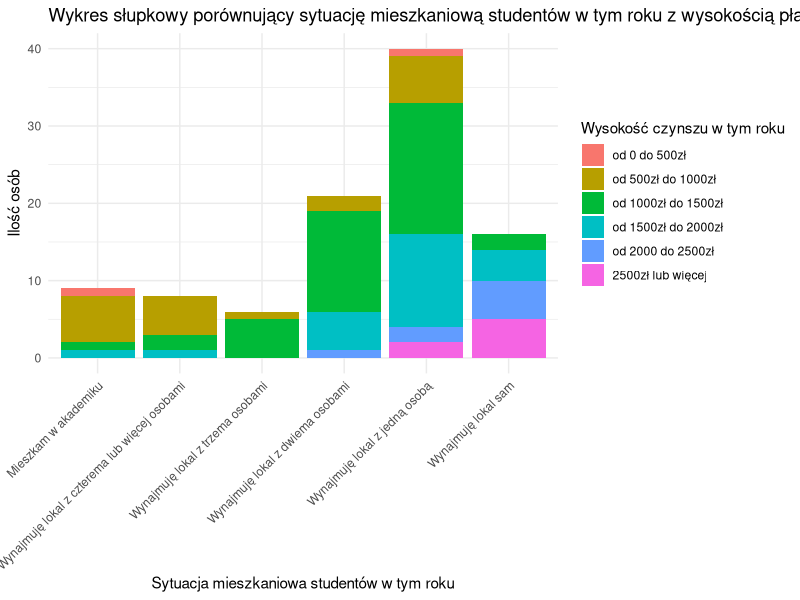
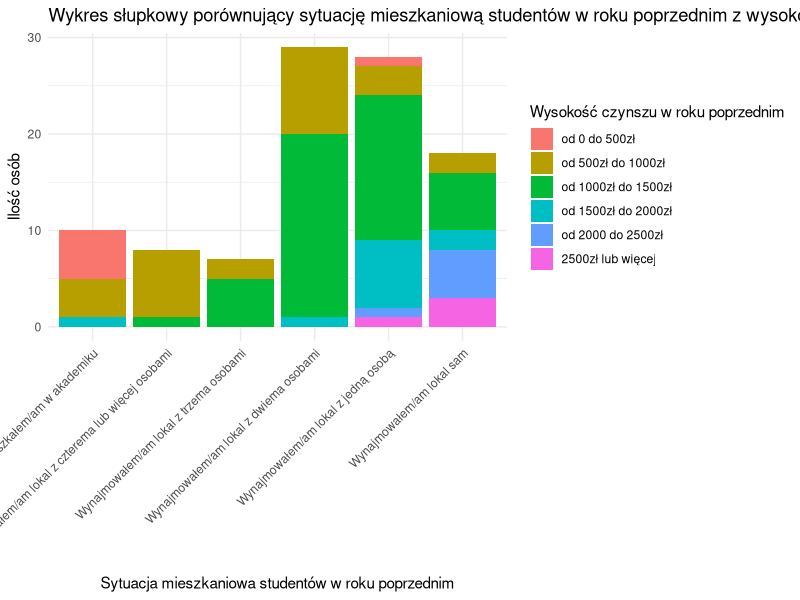
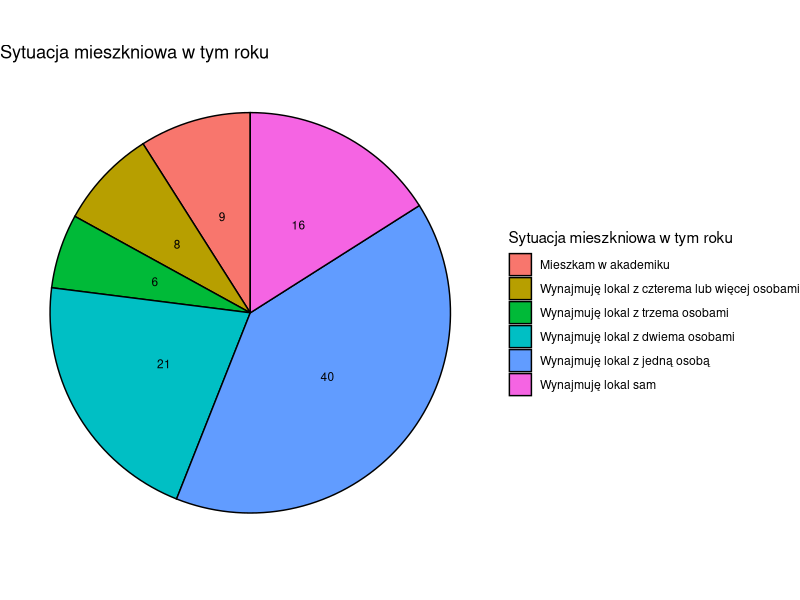
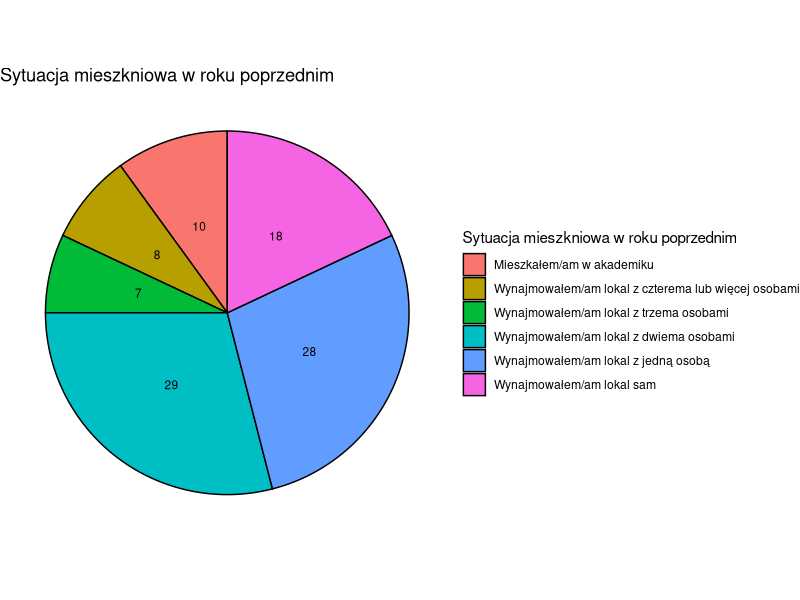
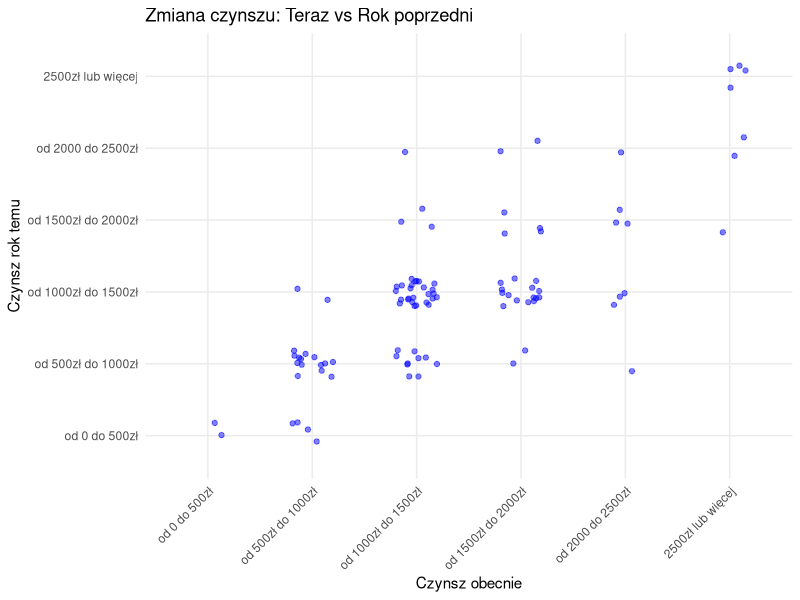
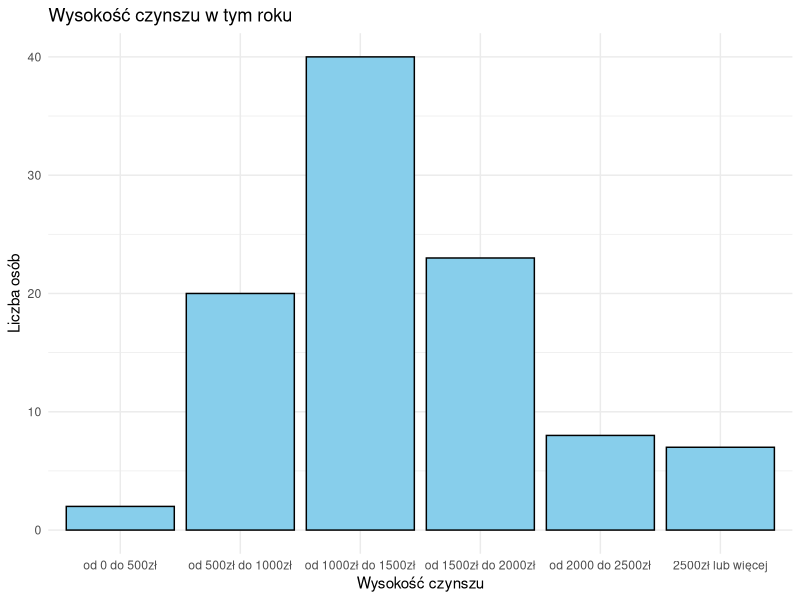
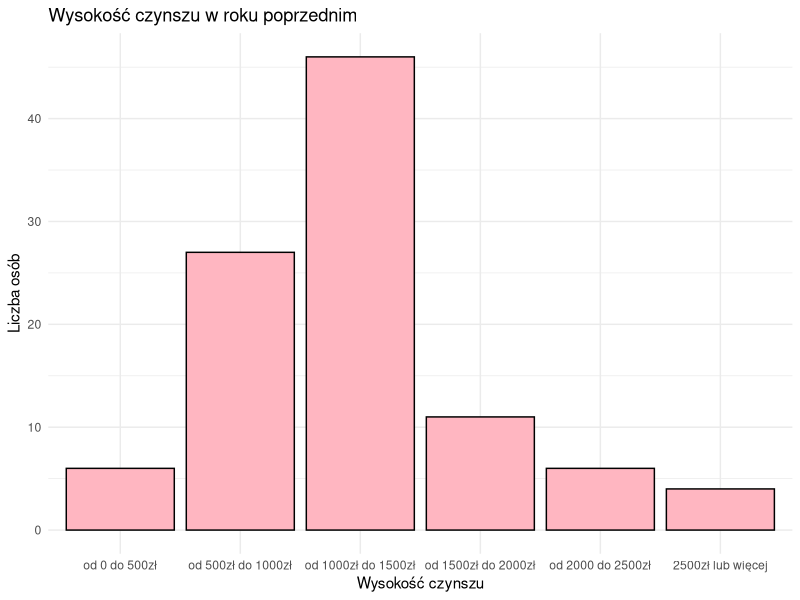

Source code (R) for these figures, in order:
install.packages("ggplot2")
library(ggplot2)

#wczytywanie danych

data = read.table("R_2.csv", header = TRUE, sep = ";")
head(data)

#porządkowanie kolejności

data$ocena_teraz <- factor(data$ocena_teraz, levels = c("Bardzo źle", "Źle", "Ani dobrze, ani źle", "Dobrze", "Bardzo dobrze"))
data$ocena_wstecz <- factor(data$ocena_wstecz, levels = c("Bardzo źle", "Źle", "Ani dobrze, ani źle", "Dobrze", "Bardzo dobrze"))
data$czynsz_teraz <- factor(data$czynsz_teraz, levels = c("od 0 do 500zł", "od 500zł do 1000zł", "od 1000zł do 1500zł", "od 1500zł do 2000zł", "od 2000 do 2500zł", "2500zł lub więcej"))
data$czynsz_wstecz <- factor(data$czynsz_wstecz, levels = c("od 0 do 500zł", "od 500zł do 1000zł", "od 1000zł do 1500zł", "od 1500zł do 2000zł", "od 2000 do 2500zł", "2500zł lub więcej"))
data$sytuacja_teraz <- factor(data$sytuacja_teraz, levels = c("Mieszkam w akademiku", "Wynajmuję lokal z czterema lub więcej osobami", "Wynajmuję lokal z trzema osobami", "Wynajmuję lokal z dwiema osobami","Wynajmuję lokal z jedną osobą", "Wynajmuję lokal sam"))
data$sytuacja_wstecz <- factor(data$sytuacja_wstecz, levels = c("Mieszkałem/am w akademiku", "Wynajmowałem/am lokal z czterema lub więcej osobami", "Wynajmowałem/am lokal z trzema osobami", "Wynajmowałem/am lokal z dwiema osobami","Wynajmowałem/am lokal z jedną osobą", "Wynajmowałem/am lokal sam"))

#sprawdzenie danych

names(data)
summary(data)
column_names <- names(data)
print(names(data))
print(data$ocena_teraz)
print(data$ocena_wstecz)
print(data$czynsz_teraz)
print(data$czynsz_wstecz)
print(data$sytuacja_teraz)
print(data$sytuacja_wstecz)

#wykresy

#wykres słupkowy porównujący sytuację mieszkaniową studentów w tym roku z wysokością płaconego czynszu (również w tym roku)

ggplot(data, aes(x = sytuacja_teraz, fill = czynsz_teraz)) +
  geom_bar() +
  theme_minimal() +
  labs(
    title = "Wykres słupkowy porównujący sytuację mieszkaniową studentów w tym roku z wysokością płaconego czynszu (również w tym roku)",
    x = "Sytuacja mieszkaniowa studentów w tym roku",
    y = "Ilość osób",
    fill = "Wysokość czynszu w tym roku"
  ) +
  theme(
    axis.text.x = element_text(angle = 45, hjust = 1)  # Obrót etykiet na osi X
  )

#wykres słupkowy porównujący sytuację mieszkaniową studentów w roku poprzednim z wysokością płaconego czynszu (również w roku poprzednim)

ggplot(data, aes(x = sytuacja_wstecz, fill = czynsz_wstecz)) +
  geom_bar() +
  theme_minimal() +
  labs(
    title = "Wykres słupkowy porównujący sytuację mieszkaniową studentów w roku poprzednim z wysokością płaconego czynszu (również w roku poprzednim)",
    x = "Sytuacja mieszkaniowa studentów w roku poprzednim",
    y = "Ilość osób",
    fill = "Wysokość czynszu w roku poprzednim"
  ) +
  theme(
    axis.text.x = element_text(angle = 45, hjust = 1)
  )

#wykres kołowy dla sytuacji mieszkaniowej w tym roku


ggplot(data, aes(x = "", fill = sytuacja_teraz)) +
  geom_bar(width = 1, color = "black") +
  geom_text(aes(label = ..count..), stat = "count", position = position_stack(vjust = 0.5), size = 3) +
  coord_polar("y", start = 0) +
  theme_void() +
  labs(
    title = "Sytuacja mieszkniowa w tym roku",
    fill = "Sytuacja mieszkniowa w tym roku",
    y = "Liczba odpowiedzi"
  )

#wykres kołowy dla sytuacji mieszkaniowej w roku poprzednim


ggplot(data, aes(x = "", fill = sytuacja_wstecz)) +
  geom_bar(width = 1, color = "black") +
  geom_text(aes(label = ..count..), stat = "count", position = position_stack(vjust = 0.5), size = 3) +
  coord_polar("y", start = 0) +
  theme_void() +
  labs(
    title = "Sytuacja mieszkniowa w roku poprzednim",
    fill = "Sytuacja mieszkniowa w roku poprzednim",
    y = "Liczba odpowiedzi"
  )

#wykres punktowty porównujący wysokość czynszu w tym roku do wysokości czynszu w roku poprzednim

ggplot(data, aes(x = czynsz_teraz, y = czynsz_wstecz)) +
  geom_jitter(color = "blue", alpha = 0.5, width = 0.2, height = 0.2) +
  theme_minimal() +
  labs(title = "Zmiana czynszu: Teraz vs Rok poprzedni", x = "Czynsz obecnie", y = "Czynsz rok temu") +
  theme(axis.text.x = element_text(angle = 45, hjust = 1))
  

#histogram dla czynsz teraz


ggplot(data, aes(x = czynsz_teraz)) +
geom_bar(fill = "skyblue", color = "black") +  
theme_minimal() +  
labs(
title = "Wysokość czynszu w tym roku",
    x = "Wysokość czynszu",
    y = "Liczba osób"
)

#histogram rok poprzedni

ggplot(data, aes(x = czynsz_wstecz)) +
geom_bar(fill = "lightpink", color = "black") +  
theme_minimal() +  
labs(
title = "Wysokość czynszu w roku poprzednim",
    x = "Wysokość czynszu",
    y = "Liczba osób"
)

